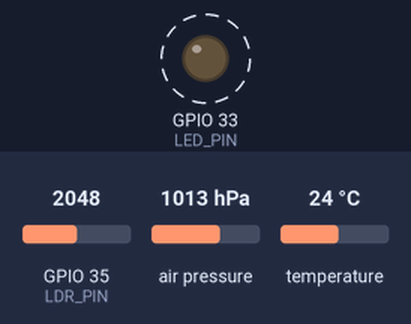
The sketch below on a simulated ESP32. Parts: output pins drawn as LEDs (lit = HIGH). Dashed ring = blinking. Inputs (shaded band) come from the test bench; at power-on: GPIO 35 (LDR_PIN) = 2048, air pressure 1013 hPa, temperature 24 °C. Storage starts empty; what the sketch prints to the serial monitor is not drawn.

Above: at 0.2 s.
Timing chart, 0 to 3.0 s (numbered marks = the images above):
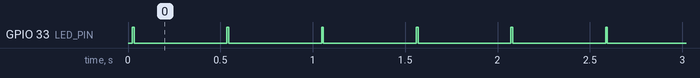

The sketch:

data_logger.ino
```cpp
#include "FS.h"
#include "SD.h"
#include "SPI.h"
#include "Adafruit_BMP280.h"

//Loguear la info dle sensor barometrico y LDR
#define LED_PIN 33
#define LDR_PIN 35

File readings;
Adafruit_BMP280 bmp; //Objeto bmp

char payload [80]; //payload de lecturas

void setup() {
  pinMode(LED_PIN, OUTPUT);
  Serial.begin(115200);
  bmp.begin(0x76);
  //Montarlo. Si falla, manda mensaje de error
  if(!SD.begin()){
    Serial.println("Card Mount Failed");
    return;
  }
}

void loop() {

  //Guardar las lecturas en
  float pressure = bmp.readPressure();
  float temperature = bmp.readTemperature();
  int luminosity = analogRead(LDR_PIN);

  //Hacer el payload de lecturas de sensores
  sprintf(payload,"%6.2f,%3.2f,%d",
          pressure,
          temperature,
          luminosity);

  digitalWrite(LED_PIN,HIGH);
    readings = SD.open("/lecturas_sensor.csv",FILE_APPEND);
    readings.println(payload);
    readings.close();
    Serial.println(payload);
  digitalWrite(LED_PIN,LOW);

  delay(500);

}
```

Measured:
- by itself, GPIO 33 (LED_PIN): alternates HIGH for 0.01 s and LOW for 0.50 s
